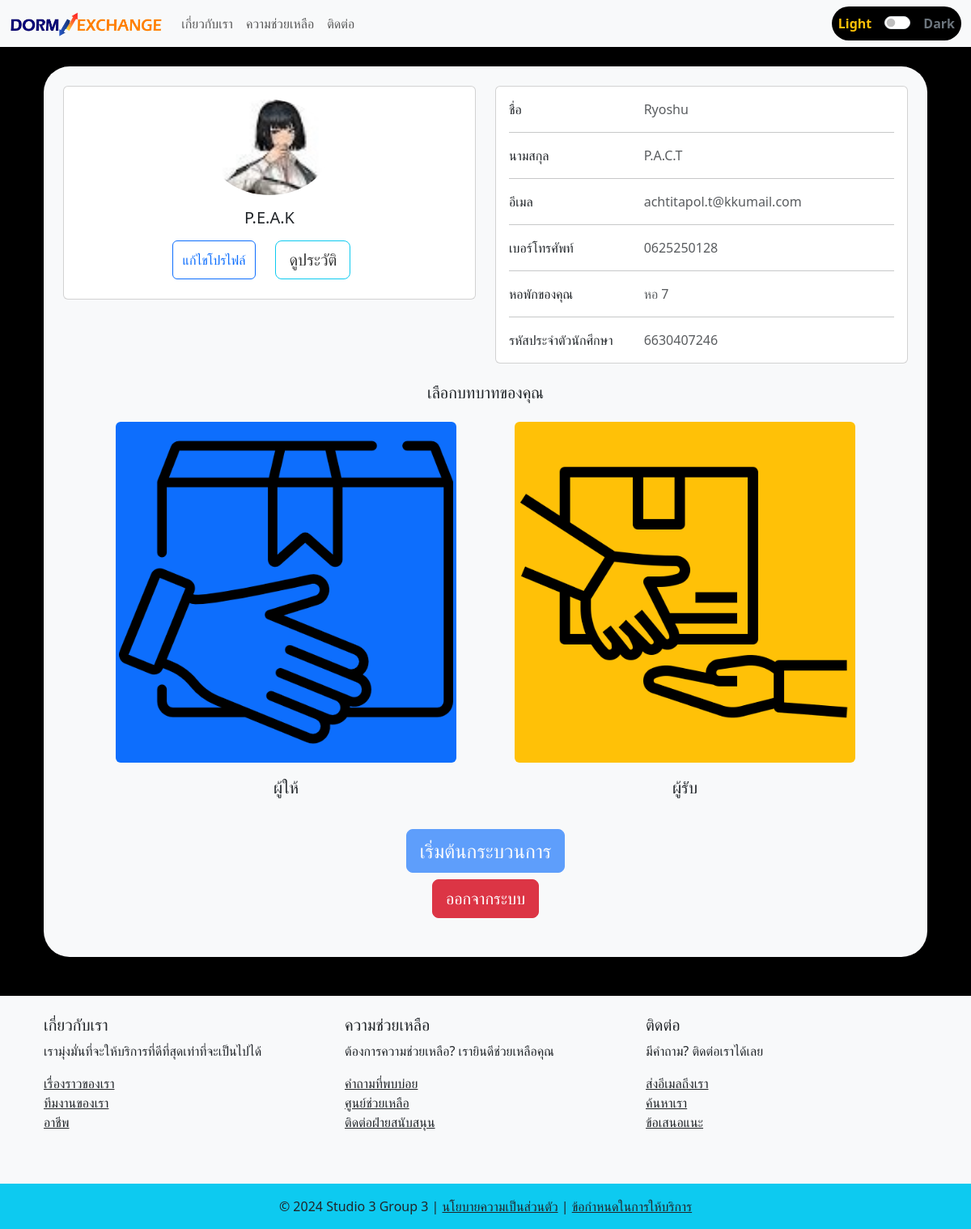
Page /profile/9/ (signed in) on the committed database.
### myapp/models.py (models this page shows)
class UserProfile(models.Model):
    user = models.OneToOneField(User, on_delete=models.CASCADE, related_name="profile")
    profile_picture = models.ImageField(
        upload_to="profile_pictures/", blank=True, null=True
    )
    dorm = models.CharField(max_length=100)
    phone_number = models.IntegerField()
    student_ID = models.IntegerField()
    def __str__(self):
        return self.user.username

### myapp/views.py (the view)
# urls.py: path('profile/<int:id>/', views.profile, name='profile'),
@login_required
def profile(request, id):
    user_profile = get_object_or_404(UserProfile, id=id)
    context = {
        'user': request.user,
        'user_profile': user_profile,
    }
    print(context)
    return render(request, 'myweb/profile.html', context)

### myapp/templates/myweb/profile.html (shortened to what this page needs)
{% extends 'myweb/base.html' %}
{% load static %}
{% block background_style %}
background-color: rgba(0, 0, 0);
{% endblock %}
{% block content %}
    <div class="container my-4">
        <div class="bg-light rounded-5 shadow-sm p-4" id ="profile_bg">
            <div class="row">
                <div class="col-lg-6">
                    <div class="card mb-4">
                        <div class="card-body text-center">
                            {% if user_profile.profile_picture %}
                                <img src="{{ user_profile.profile_picture.url }}" alt="Profile Picture" class="rounded-circle" style="width: 150px;">
                            {% else %}
                                <img src="{% static 'images/icon_accout.png' %}" alt="Default Profile Picture" class="rounded-circle" style="width: 150px;">
                            {% endif %}
                            <h5 class="my-3">{{ user_profile.user.username }}</h5>
                            <div class="d-flex justify-content-center mb-2">
                                {% if user.id == user_profile.user.id %}
                                    <button type="button" class="btn btn-outline-primary ms-1" data-bs-toggle="modal" data-bs-target="#editProfileModal">
                                        แก้ไขโปรไฟล์
                                    </button>
                                {% endif %}
                                <a class="btn btn-outline-info btn-lg mx-4" href="{% url 'post_history' user_profile.id %}">ดูประวัติ</a>
                            </div>
                        </div>
                    </div>
                </div>
                <div class="col-lg-6">
                    <div class="card mb-4">
                        <div class="card-body">
                            <div class="row">
                                <div class="col-sm-4">
                                    <p class="mb-0">ชื่อ</p>
                                </div>
                                <div class="col-sm-8">
                                    <p class="text-muted mb-0">{{ user_profile.user.first_name }}</p>
                                </div>
                            </div>
                            <hr>
                            <div class="row">
                                <div class="col-sm-4">
                                    <p class="mb-0">นามสกุล</p>
                                </div>
                                <div class="col-sm-8">
                                    <p class="text-muted mb-0">{{ user_profile.user.last_name }}</p>
                                </div>
                            </div>
                            <hr>
                            <div class="row">
                                <div class="col-sm-4">
                                    <p class="mb-0">อีเมล</p>
                                </div>
                                <div class="col-sm-8">
                                    <p class="text-muted mb-0">{{ user_profile.user.email }}</p>
                                </div>
                            </div>
                            <hr>
                            <div class="row">
                                <div class="col-sm-4">
                                    <p class="mb-0">เบอร์โทรศัพท์</p>
                                </div>
                                <div class="col-sm-8">
                                    <p class="text-muted mb-0">0{{ user_profile.phone_number }}</p>
                                </div>
                            </div>
                            <hr>
                            <div class="row">
                                <div class="col-sm-4">
                                    <p class="mb-0">หอพักของคุณ</p>
                                </div>
                                <div class="col-sm-8">
                                    <p class="text-muted mb-0">{{ user_profile.dorm }}</p>
                                </div>
                            </div>
                            <hr>
                            <div class="row">
                                <div class="col-sm-4">
                                    <p class="mb-0">รหัสประจำตัวนักศึกษา</p>
                                </div>
                                <div class="col-sm-8">
                                    <p class="text-muted mb-0">{{ user_profile.student_ID }}</p>
                                </div>
                            </div>
                        </div>
                    </div>
                </div>
            </div>
            {% if user.id == user_profile.user.id %}
                <div class="text-center col-12">
                    <div class="mb-4" id = "profile_text">
                        <h5>เลือกบทบาทของคุณ</h5>
                    </div>
                    <div class="row justify-content-center">
                        <div class="col-lg-5 col-md-6 col-sm-8 mb-3 mx-4 " id="profile_text">
                            <figure class="d-block h-100 text-center" data-url="{% url 'giver' %}" onclick="selectRole(this)">
                                <img class="img-fluid img-thumbnail bg-primary" src="{% static 'images/package.png' %}" alt="Giver">
                                <figcaption class="fs-5 mt-3">ผู้ให้</figcaption>
                            </figure>
                        </div>
                        <div class="col-lg-5 col-md-6 col-sm-8 mb-3 mx-4" id="profile_text">
                            <figure class="d-block h-100 text-center" data-url="{% url 'receiver' %}" onclick="selectRole(this)">
                                <img class="img-fluid img-thumbnail bg-warning" src="{% static 'images/receiver.png' %}" alt="Receiver">
                                <figcaption class="fs-5 mt-3">ผู้รับ</figcaption>
                            </figure>
                        </div>
                    </div>
                    <div class="text-center">
                        <a href="" id="nextButton" class="btn btn-primary btn-lg disabled mb-2 mt-1 fs-4" onclick="handleNextButtonClick(event)">เริ่มต้นกระบวนการ</a>
                    </div>
                </div>
            {% endif %}
            {% if user_profile.user.id == user.id %}
            <form action="{% url 'logout' %}" method="post" class="mb-4 text-center">
                <button type="submit" class="btn btn-danger btn-lg text-white">ออกจากระบบ</button>
            </form>
        {% else %}
            <div class="text-end">
                <a href="javascript:history.back()" class="btn btn-secondary btn-lg">ย้อนกลับ</a>
            </div>
        {% endif %}
    </div>
</div>
{% endblock %}

### myapp/templates/myweb/profile.html (style rules this page uses)
.disabled { opacity: 0.5; transition: opacity 0.8s ease-in; }
.img-thumbnail { border: 0; }

### myapp/templates/myweb/base.html (style rules this page uses)
.bg-light a { color: rgba(0, 0, 0, 0.8); }
body { transition: background-color 0.6s ease, color 0.6s ease; }
.navbar, #footer_bg, #profile_bg, #profile_text { transition: background-color 0.5s ease, color 0.5s ease; }
a { transition: color 0.5s ease; }

### rows in the picture
UserProfile: profile_picture (picture), user.username "P.E.A.K", user.first_name "Ryoshu", user.last_name "P.A.C.T", user.email "achtitapol.t@kkumail.com", phone_number "625250128", dorm "หอ 7", student_ID "6630407246"
